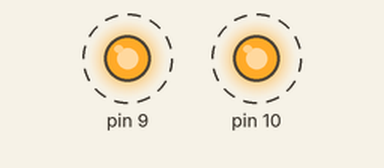
Bench run of a sketch on a simulated Arduino Uno, built with avr-gcc and run on an emulated ATmega328P. Shown: output pins drawn as LEDs (lit = HIGH). Dashed ring = blinking.

Above: at 0.05 s.
Timing chart, 0 to 3.0 s (numbered marks = the images above):
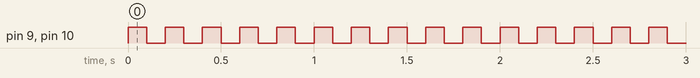

Measured:
- by itself, pin 9, pin 10: alternates HIGH for 0.10 s and LOW for 0.10 s

The sketch:

sketch_sep15c.ino
```cpp
int ledR = 10;
int ledG = 9;
void flash(int led, int led2);

void setup() {
  pinMode(9, OUTPUT);  //핀번호, 출력 ,입력은 INPUT
  pinMode(10, OUTPUT);
}

void loop() {
 flash(ledG, ledR);

}

void flash(int led, int led2)
{
  digitalWrite(led, HIGH);
  digitalWrite(led2, HIGH);
  delay(100);
  digitalWrite(led, LOW);
  digitalWrite(led2, LOW);
  delay(100);
}
```
